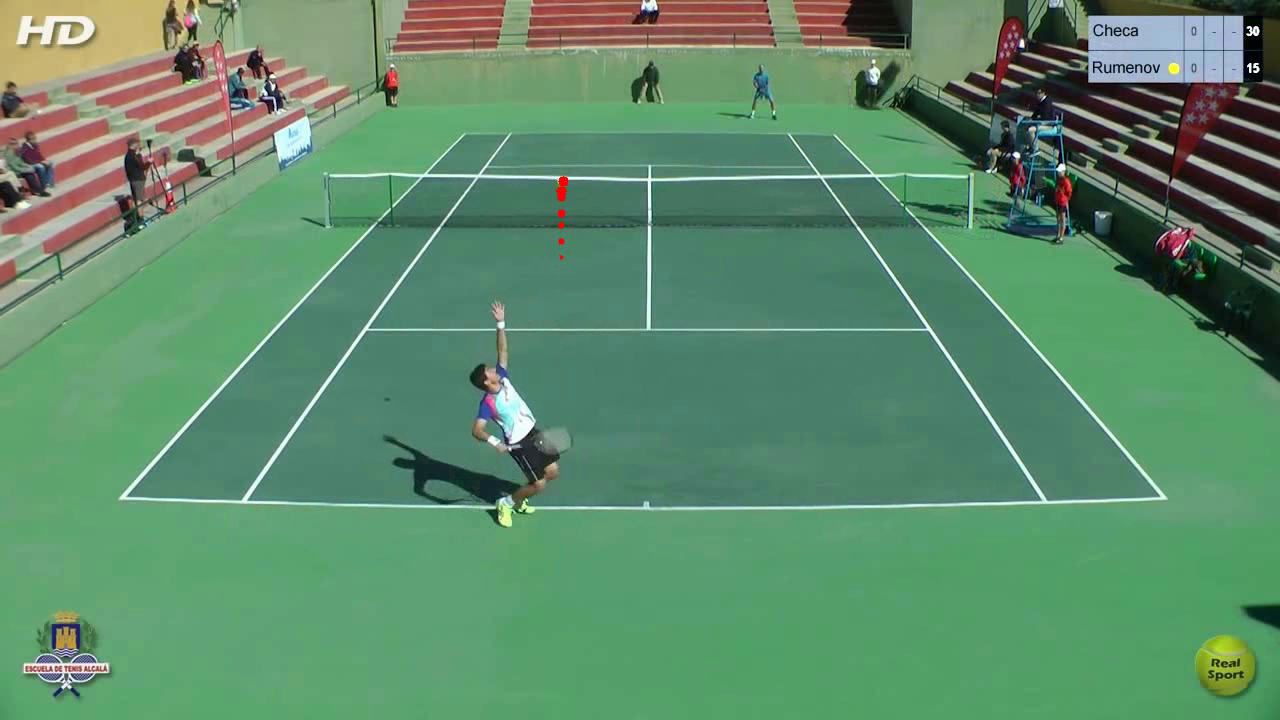
#> input picture frame 19 of g5c1out.mp4, 1280 x 720 px, given in place of veryshorttest.mp4, which was not available
$ jupyter execute ball_intercept_player.ipynb   (older library calls are emulated)
#> lines starting #> are read from the running program, lines starting #| are printed output that depends on the picture; after the words box and inside, x2 and y2 are one past the last pixel; in counts of white or black regions, pixels touching at a corner belong together; pictures that were not available may be replaced by others from this repository, and a replacement may not be noted
#> in player_pipeline, prev is the input picture: shape (720, 1280, 3); mean B, G, R 107, 140, 94.4
#| True
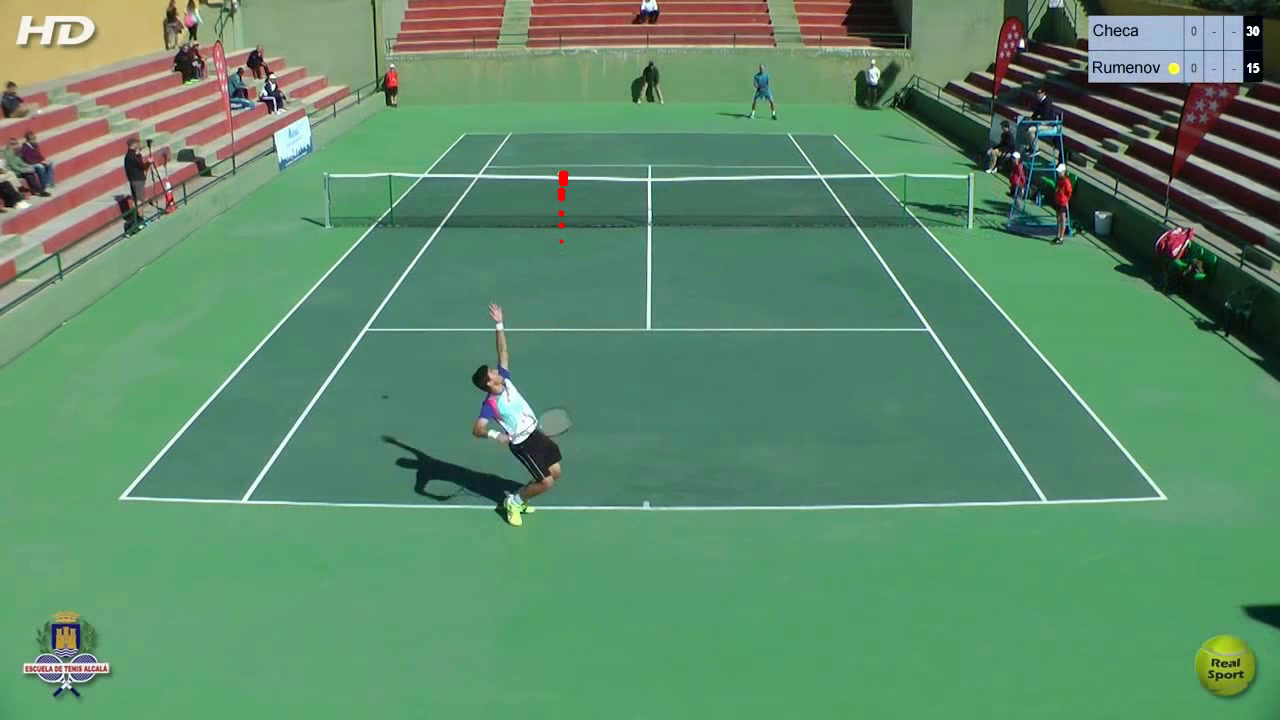
#> input picture frame 20 of g5c1out.mp4, 1280 x 720 px, given in place of veryshorttest.mp4, which was not available
#> in player_pipeline, frame is the input picture: shape (720, 1280, 3); mean B, G, R 106.9, 139.8, 94.3
[cell 1]
import cv2
import numpy as np
import matplotlib.pyplot as plt
import imutils
import os
from glob import glob
import re
from sklearn.cluster import AgglomerativeClustering
from sklearn.cluster import DBSCAN
import math

[cell 2]
def motion_comp(prev_frame, curr_frame, num_points=500, points_to_use=500, transform_type='affine'):
    """ Obtains new warped frame1 to account for camera (ego) motion
        Inputs:
            prev_frame - first image frame
            curr_frame - second sequential image frame
            num_points - number of feature points to obtain from the images
            points_to_use - number of point to use for motion translation estimation
            transform_type - type of transform to use: either 'affine' or 'homography'
        Outputs:
            A - estimated motion translation matrix or homography matrix
            prev_points - feature points obtained on previous image
            curr_points - feature points obtaine on current image
        """
#> called with num_points = 10000, points_to_use = 10000, transform_type = 'affine'
    transform_type = transform_type.lower()
    assert(transform_type in ['affine', 'homography'])

    prev_gray = cv2.cvtColor(prev_frame, cv2.COLOR_RGB2GRAY)
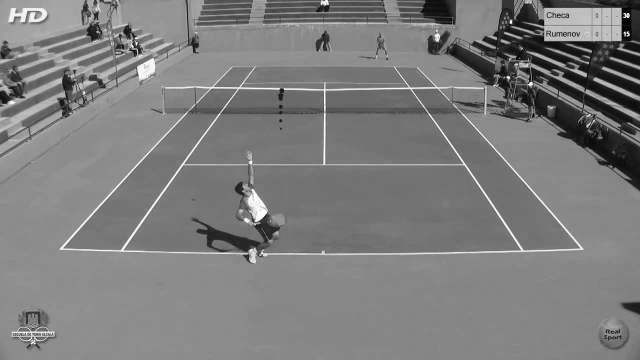
#> prev_gray: shape (720, 1280) (shown at 1/2 size); min 0, max 255, mean 124.9
    curr_gray = cv2.cvtColor(curr_frame, cv2.COLOR_RGB2GRAY)

    # get features for first frame
    corners = cv2.goodFeaturesToTrack(prev_gray, num_points, qualityLevel=0.01, minDistance=10)
#> corners = 561 rows, first 8: [1250, 72], [1248, 29], [272, 90], [656, 9], [1023, 46], [1045, 96], [1013, 154], [71, 674]

    # get matching features in next frame with Sparse Optical Flow Estimation
    matched_corners, status, _ = cv2.calcOpticalFlowPyrLK(prev_gray, curr_gray, corners, None)
#> matched_corners = 561 rows, first 8: [1250, 72], [1248, 29], [272, 89.92], [656, 8.96], [1023, 45.99], [1045, 96.01], [1013, 154], [71, 674]; status = 561 values from 1 to 1

    # reformat previous and current corner points
    prev_points = corners[status==1]
#> prev_points = 561 pairs, first value 3 to 1278, second value 1 to 695
    curr_points = matched_corners[status==1]
#> curr_points = 561 pairs, first value 2.91 to 1278, second value 0.891 to 695

    # sub sample number of points so we don't overfit
    if points_to_use > prev_points.shape[0]:
        points_to_use = prev_points.shape[0]

    index = np.random.choice(prev_points.shape[0], size=points_to_use, replace=False)
    prev_points_used = prev_points[index]
#> prev_points_used has the same summary as prev_points
    curr_points_used = curr_points[index]
#> curr_points_used has the same summary as curr_points

    # find transformation matrix from frame 1 to frame 2
    if transform_type == 'affine':
        A, _ = cv2.estimateAffine2D(prev_points_used, curr_points_used, method=cv2.RANSAC)
#> A = [[1, 0.000398, -0.0105], [5.74e-05, 1, -0.105]]
    elif transform_type == 'homography':
        A, _ = cv2.findHomography(prev_points_used, curr_points_used)

    return A, prev_points, curr_points

[cell 3]
kernel = cv2.getStructuringElement(cv2.MORPH_RECT, (5, 5))

def player_pipeline(path):
    # frame_files = sorted([f for f in os.listdir(path) if f.endswith('.jpg')])


    # first_frame_path = os.path.join(path, frame_files[0])
    # prev = cv2.imread(first_frame_path)

    #get frames from video
    cap = cv2.VideoCapture(path)
    ret, prev = cap.read()
    print(ret)

    while ret:

        # Read the frame
        #frame_path = os.path.join(path, frame_file)
        ret, frame = cap.read()

        A, prev_points, curr_points = motion_comp(prev, frame, num_points=10000, points_to_use=10000, transform_type='affine')
#> A = [[1, 0.000398, -0.0105], [5.74e-05, 1, -0.105]]
        transformed1 = cv2.warpAffine(prev, A, dsize=(prev.shape[:2][::-1]))
        comped_delta = cv2.subtract(frame, transformed1)
        comped_delta = cv2.cvtColor(comped_delta, cv2.COLOR_BGR2GRAY)
#> comped_delta: shape (720, 1280)
        ret, thresh = cv2.threshold(comped_delta, 70, 250, cv2.THRESH_BINARY)
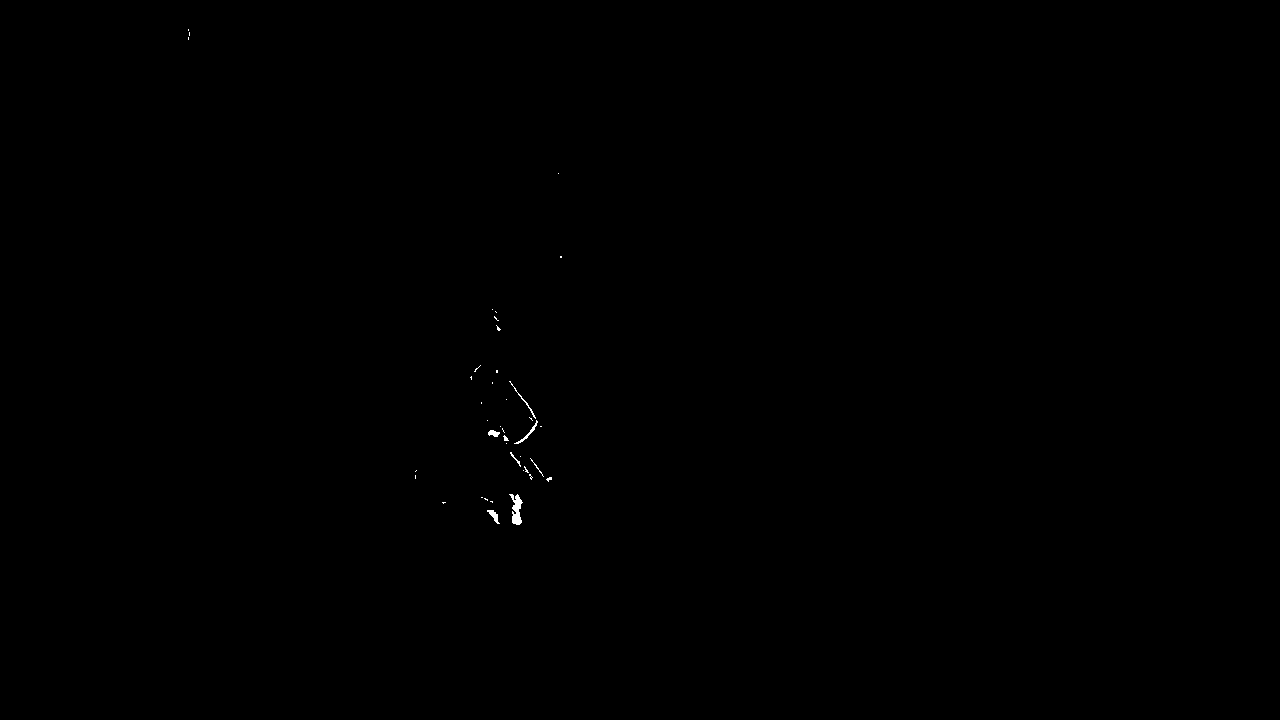
#> thresh: shape (720, 1280); values 0 (black) and 250 (white), 0.08% white; 40 white regions (32 under 20 px), largest, box (x1, y1, x2, y2) and area: (509, 494, 523, 525) 234, (514, 420, 538, 444) 78, (487, 510, 500, 524) 75
        dilated = cv2.dilate(thresh, kernel, iterations=1)
#> dilated: shape (720, 1280); values 0 (black) and 250 (white), 0.33% white; 19 white regions, largest, box (x1, y1, x2, y2) and area: (507, 379, 544, 446) 670, (507, 492, 525, 527) 472, (508, 450, 535, 482) 309

        numLabels, labels, stats, centroids = cv2.connectedComponentsWithStats(dilated, connectivity=8, ltype=cv2.CV_32S)
#> labels: shape (720, 1280) int32; 20 distinct labels, from 0 to 19
#> numLabels = 20; stats = 20 rows, first 6: [0, 0, 1280, 720, 918581], [186, 27, 6, 15, 81], [556, 171, 5, 5, 25], [558, 254, 6, 6, 36], [490, 307, 13, 26, 187], [468, 363, 15, 19, 127]; centroids = 20 rows, first 8: [640, 359.3], [188.3, 33.96], [558, 173], [560.5, 256.5], [496.1, 319.8], [474.7, 371.4], [496.5, 371], [525.4, 415.4]

        if len(centroids)>1:

            # Perform hierarchical clustering on component centers
            clusterer = AgglomerativeClustering(n_clusters=None, distance_threshold=52, linkage='single')
            clusters = clusterer.fit_predict(centroids)
#> clusters = 20 values, max 4 at index 2, min 0 at index 4, mean 0.5

            # Draw bounding boxes around clustered component centers
            output = frame.copy()
            #create a data structure to store the bounding boxes
            bounding_boxes = []
            for cluster_id in np.unique(clusters):
                cluster_indices = np.where(clusters == cluster_id)[0]
                cluster_centers = centroids[cluster_indices]
                min_x = int(np.min(cluster_centers[:, 0]))
                min_y = int(np.min(cluster_centers[:, 1]))
                max_x = int(np.max(cluster_centers[:, 0]))
                max_y = int(np.max(cluster_centers[:, 1]))

                # Calculate area of the bounding box
                area = (max_x - min_x) * (max_y - min_y)


                if area > 1000:
                    cv2.rectangle(output, (min_x - 5, min_y - 5), (max_x + 5, max_y + 5), (255, 0, 0), 2)
                    #store bounding boxes in the data array
                    bounding_boxes.append([min_x, min_y, max_x, max_y])
                    # Draw center
                    center_x, center_y = (min_x + max_x) // 2, (min_y + max_y) // 2
                    cv2.circle(output, (center_x, center_y), 4, (0, 255, 0), -1)

                    # Add label
                    cv2.putText(output, 'Player', (min_x, min_y - 10), cv2.FONT_HERSHEY_SIMPLEX, 0.5, (0, 255, 0), 2)
#> this loop made 5 passes
#> (cluster_indices, min_x, min_y, max_x, max_y, area, center_x, center_y) on pass 1: ([4, 5, 6, 7, 8, 9, 10, 11, 12, 13, 14, 15, 16, 17, 18, 19], 415, 319, 540, 515, 24500, 477, 417)
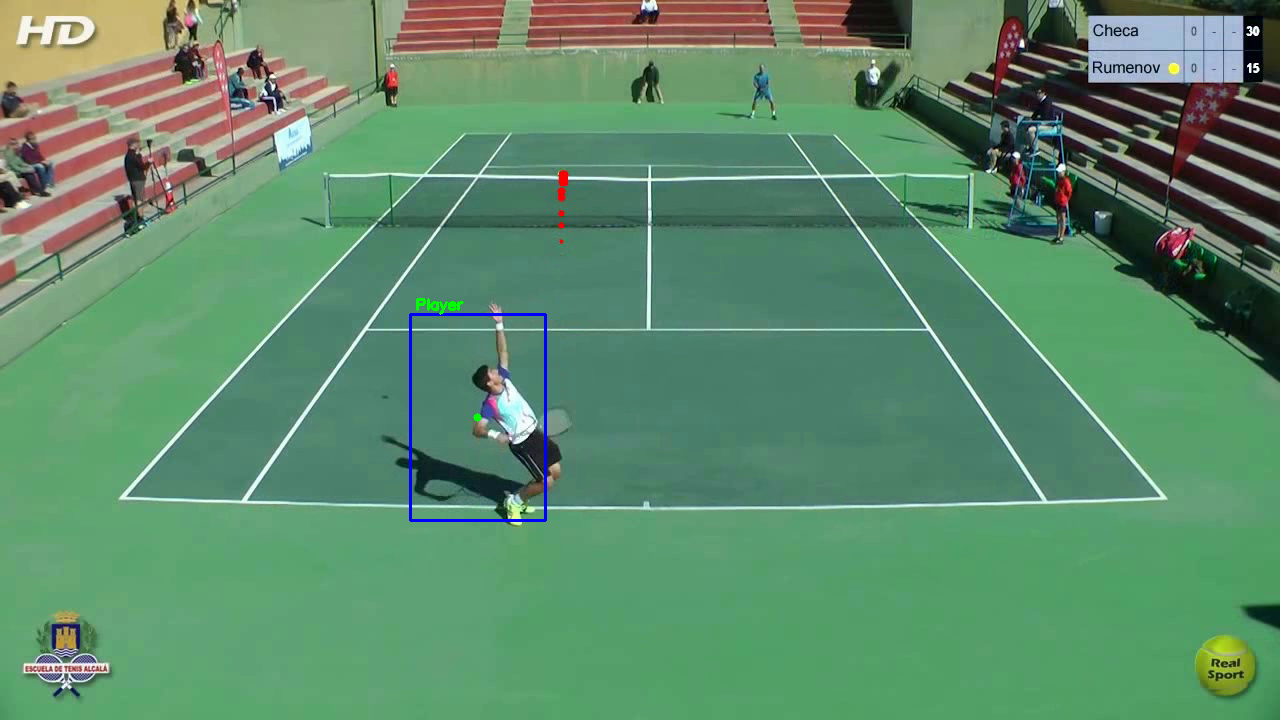
#> output: shape (720, 1280, 3); 0.26% of pixels changed, all inside (x1, y1, x2, y2) = (409, 298, 547, 522)
#> after the loop, bounding_boxes = [[415, 319, 540, 515]]

            cv2.imshow("Output", output)
        else:
            cv2.imshow("Output", frame)
        prev = frame.copy()

        if cv2.waitKey(5) & 0xFF == ord('q'):
#> (key q is pressed here)
            break

    cv2.destroyAllWindows()

$ run again, starting later in the video
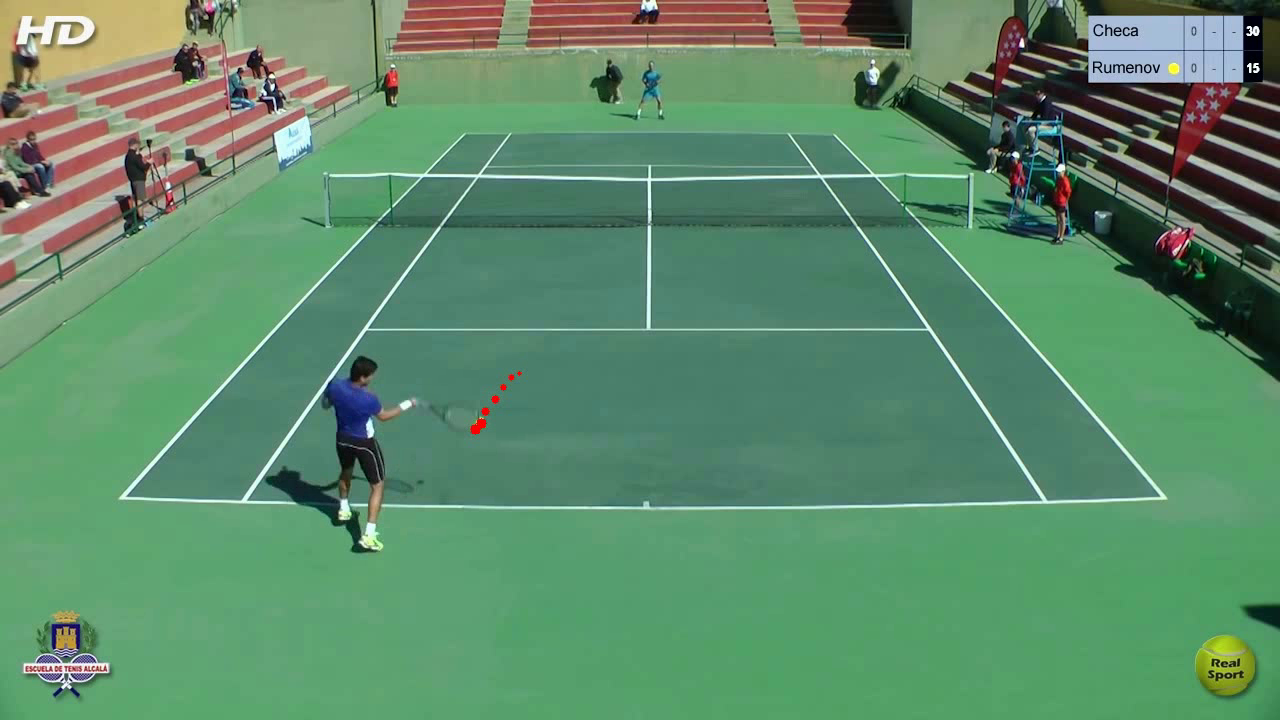
#> input picture frame 85 of g5c1out.mp4, 1280 x 720 px, given in place of veryshorttest.mp4, which was not available
#> in player_pipeline, prev is the input picture: shape (720, 1280, 3); mean B, G, R 106.6, 139.5, 93.9
#| True
#> corners = 575 rows, first 8: [1250, 72], [1248, 29], [1258, 65], [1023, 46], [273, 84], [1012, 154], [1156, 72], [71, 674]
#> matched_corners = 575 rows, first 8: [1250, 72], [1248, 29], [1258, 65], [1022.9, 45.98], [273, 84.01], [1012, 154], [1156, 72], [71, 674]; status = 575 values from 1 to 1
#> in motion_comp, `prev_points = corners[status==1]`: prev_points = 575 pairs, first value 1 to 1278, second value 1 to 694
#> in motion_comp, `curr_points = matched_corners[status==1]`: curr_points = 575 pairs, first value 0.983 to 1278, second value 1.02 to 694
#> prev_points_used has the same summary as prev_points
#> curr_points_used has the same summary as curr_points
#> in motion_comp, `A, _ = cv2.estimateAffine2D(prev_points_used, curr_points_used, method..`: A = [[1, -0.000115, 0.0385], [-7.23e-06, 1, -0.00724]]
#> in player_pipeline, `ret, thresh = cv2.threshold(comped_delta, 70, 250, cv2.THRESH_BINARY)`:
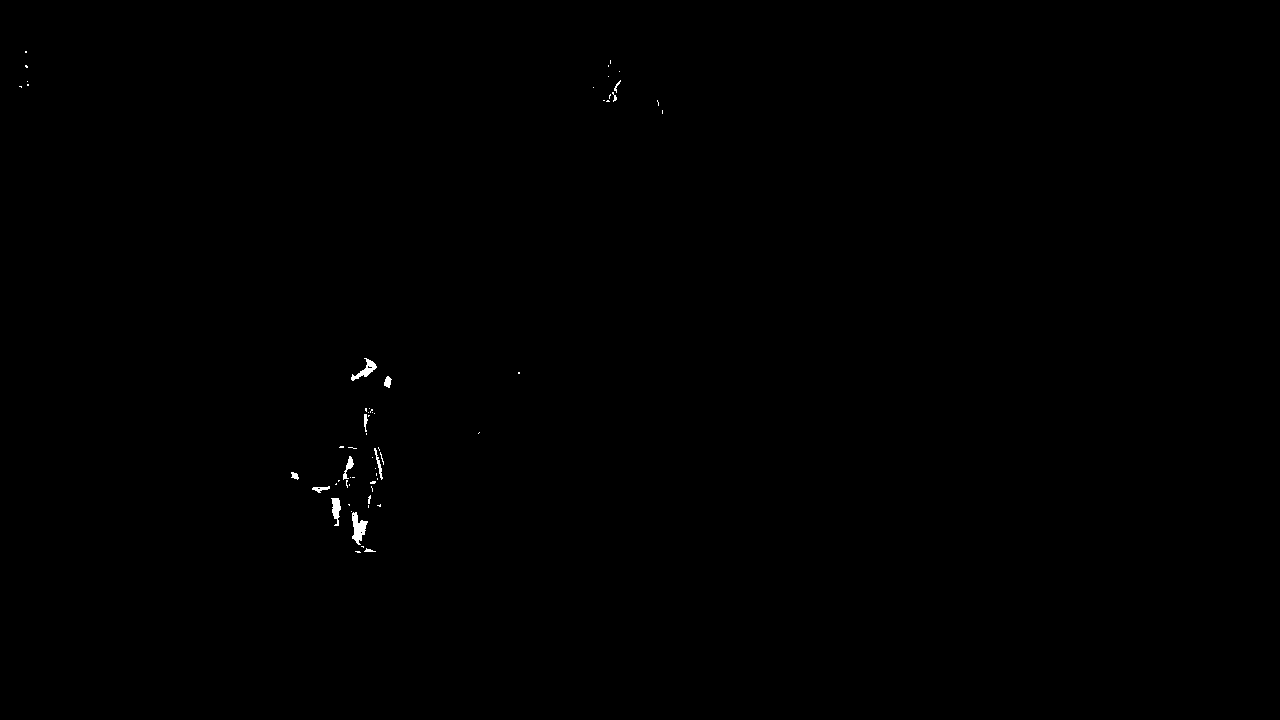
#> thresh: shape (720, 1280); values 0 (black) and 250 (white), 0.14% white; 60 white regions (48 under 20 px), largest, box (x1, y1, x2, y2) and area: (352, 512, 368, 545) 285, (351, 358, 377, 381) 198, (331, 498, 341, 526) 168
#> dilated: shape (720, 1280); values 0 (black) and 250 (white), 0.46% white; 24 white regions, largest, box (x1, y1, x2, y2) and area: (349, 509, 378, 555) 707, (366, 445, 386, 510) 614, (349, 356, 379, 383) 436
#> labels: shape (720, 1280) int32; 25 distinct labels, from 0 to 24
#> numLabels = 25; stats = 25 rows, first 6: [0, 0, 1280, 720, 917359], [23, 49, 6, 6, 36], [606, 58, 7, 11, 61], [23, 63, 7, 7, 47], [617, 69, 5, 5, 25], [606, 74, 5, 5, 25]; centroids = 25 pairs, first value 20.12 to 659.5, second value 51.5 to 533.1
#> clusters = 25 values, max 5 at index 12, min 0 at index 2, mean 1.52
#> the loop in player_pipeline, `for cluster_id in np.unique(clusters):` made 6 passes
#> (cluster_indices, min_x, min_y, max_x, max_y, area, center_x, center_y) on passes 1 to 2: ([2, 4, 5, 7, 9, 10], 593, 63, 659, 106, 2838, 626, 84), ([11, 13, 14, 16, 17, 18, 19, 20, 21, 22, 23, 24], 294, 369, 387, 533, 15252, 340, 451)
#> after the loop in player_pipeline, `for cluster_id in np.unique(clusters):`:
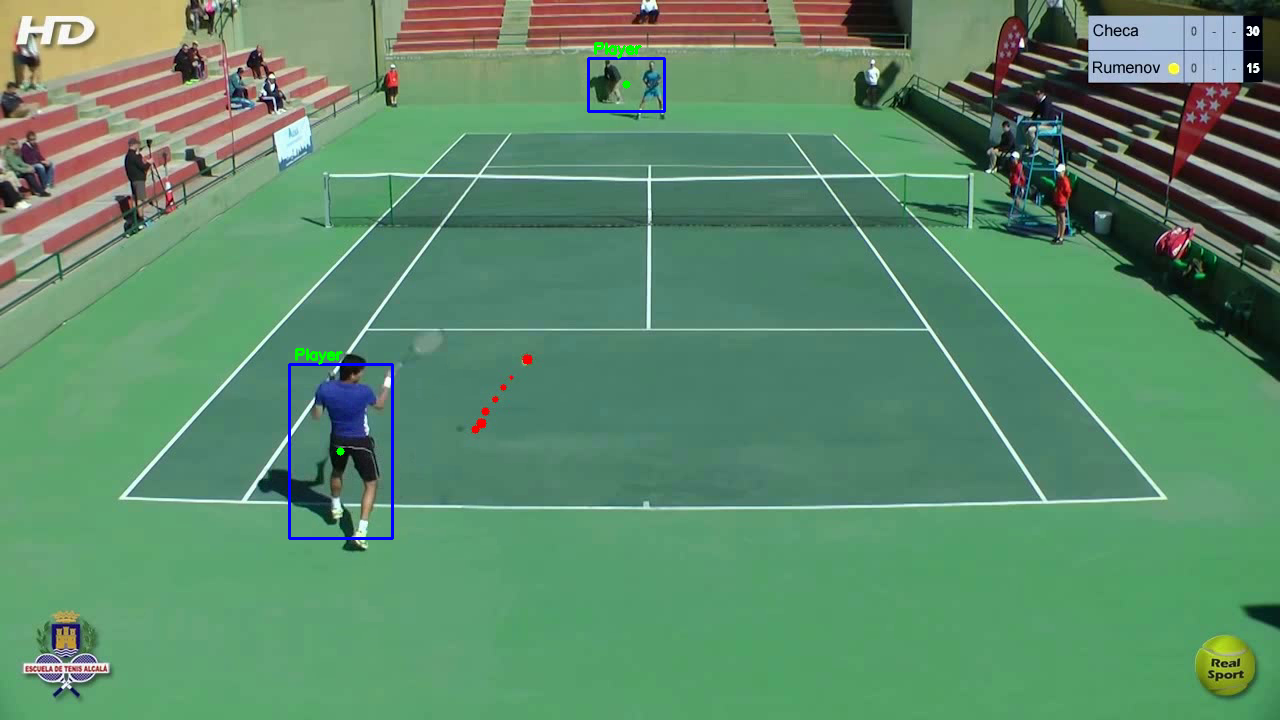
#> output: shape (720, 1280, 3); mean B, G, R 106.9, 139.1, 93.5
#> after the loop in player_pipeline, `for cluster_id in np.unique(clusters):`: bounding_boxes = [[593, 63, 659, 106], [294, 369, 387, 533]]
